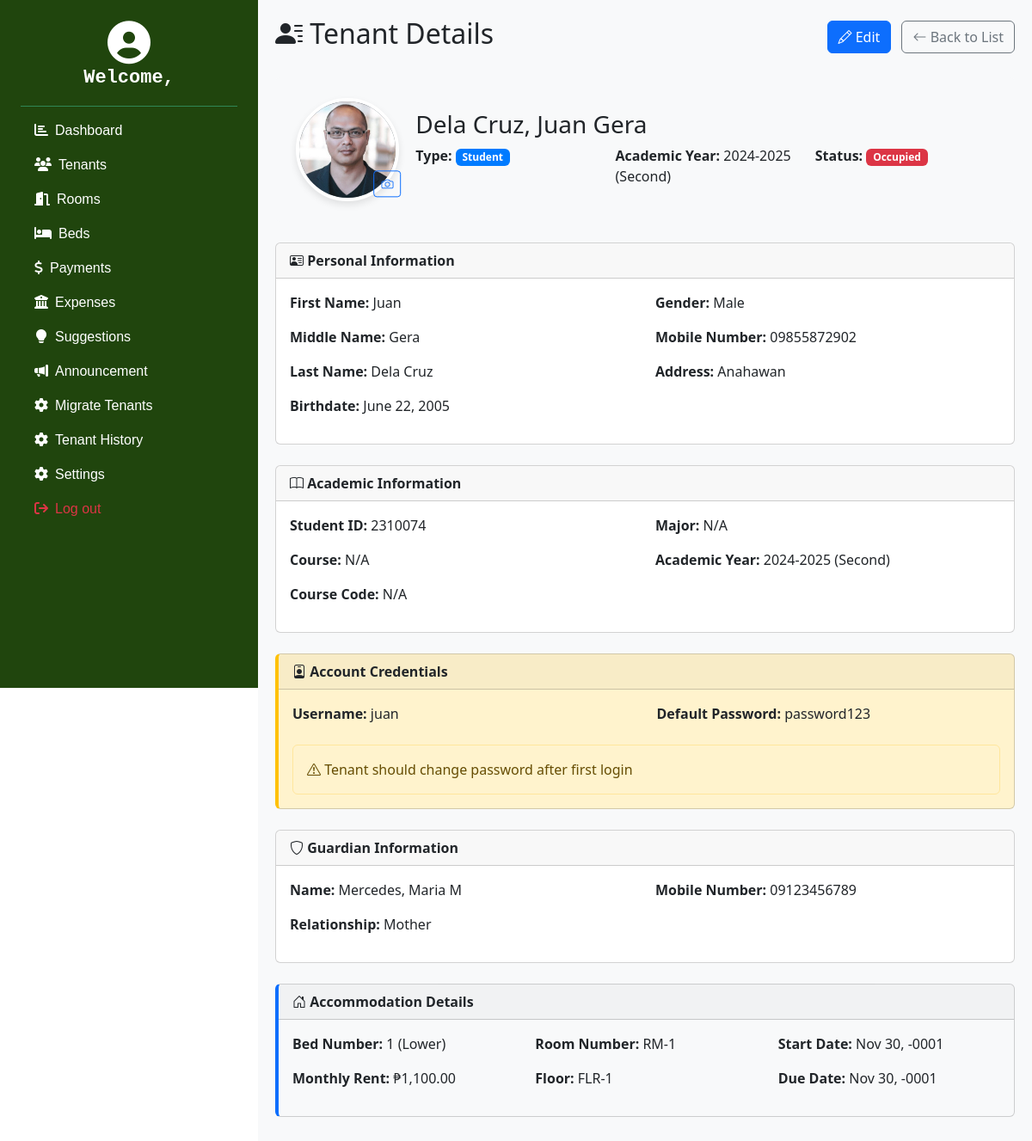
Page /admin/view-tenant.php?id=1 on the committed database.
### tables this page shows
CREATE TABLE `tenants` (
  `tenant_id` int(11) NOT NULL AUTO_INCREMENT,
  `academic_year_id` int(11) NOT NULL,
  `first_name` varchar(120) NOT NULL,
  `last_name` varchar(120) NOT NULL,
  `middle_name` varchar(120) DEFAULT NULL,
  `birthdate` date NOT NULL,
  `address` varchar(250) NOT NULL,
  `gender` enum('M','F') NOT NULL,
  `mobile_no` varchar(11) NOT NULL,
  `guardian_id` int(11) NOT NULL,
  `course_id` int(11) NOT NULL,
  `year_level` enum('1','2','3','4') NOT NULL,
  `tenant_type` enum('Student','Non-Student') DEFAULT NULL,
  `profile_picture` varchar(225) DEFAULT NULL,
  `student_id` varchar(20) NOT NULL DEFAULT 'Student',
  `is_student` tinyint(1) NOT NULL DEFAULT 1,
  `user_id` int(11) NOT NULL,
  `is_willing_to_continue` tinyint(1) NOT NULL DEFAULT 0,
  PRIMARY KEY (`tenant_id`),
  KEY `FK_guardians_TO_tenants` (`guardian_id`),
  KEY `FK_course_TO_tenants` (`course_id`),
  KEY `FK_academic_years_TO_tenants` (`academic_year_id`),
  KEY `fk_tenants_user` (`user_id`),
  CONSTRAINT `FK_academic_years_TO_tenants` FOREIGN KEY (`academic_year_id`) REFERENCES `academic_years` (`academic_year_id`),
  CONSTRAINT `FK_course_TO_tenants` FOREIGN KEY (`course_id`) REFERENCES `course` (`course_id`),
  CONSTRAINT `FK_guardians_TO_tenants` FOREIGN KEY (`guardian_id`) REFERENCES `guardians` (`guardian_id`),
  CONSTRAINT `fk_tenants_user` FOREIGN KEY (`user_id`) REFERENCES `users` (`user_id`) ON DELETE CASCADE ON UPDATE CASCADE
);

CREATE TABLE `academic_years` (
  `academic_year_id` int(11) NOT NULL AUTO_INCREMENT,
  `start_year` year(4) NOT NULL,
  `end_year` year(4) NOT NULL,
  `semester` enum('First','Second','Summer') DEFAULT NULL,
  `is_current` tinyint(1) DEFAULT 0,
  PRIMARY KEY (`academic_year_id`)
);

CREATE TABLE `beds` (
  `bed_id` int(11) NOT NULL AUTO_INCREMENT,
  `bed_no` int(11) NOT NULL,
  `status` enum('Vacant','Occupied') DEFAULT 'Vacant',
  `deck` enum('Upper','Lower') DEFAULT NULL,
  `monthly_rent` decimal(10,2) NOT NULL,
  `room_id` int(11) NOT NULL,
  `bed_type` enum('Single','Double') NOT NULL,
  PRIMARY KEY (`bed_id`),
  KEY `FK_rooms_TO_beds` (`room_id`),
  CONSTRAINT `FK_rooms_TO_beds` FOREIGN KEY (`room_id`) REFERENCES `rooms` (`room_id`)
);

CREATE TABLE `users` (
  `user_id` int(11) NOT NULL AUTO_INCREMENT,
  `username` varchar(50) NOT NULL,
  `password` varchar(120) NOT NULL,
  `role` enum('Admin','Tenant') NOT NULL,
  PRIMARY KEY (`user_id`),
  UNIQUE KEY `username` (`username`)
);

CREATE TABLE `guardians` (
  `guardian_id` int(11) NOT NULL AUTO_INCREMENT,
  `last_name` varchar(120) NOT NULL,
  `first_name` varchar(120) NOT NULL,
  `middle_name` varchar(120) DEFAULT NULL,
  `mobile_no` varchar(11) NOT NULL,
  `relationship` varchar(50) NOT NULL,
  PRIMARY KEY (`guardian_id`)
);

CREATE TABLE `rooms` (
  `room_id` int(11) NOT NULL AUTO_INCREMENT,
  `room_no` varchar(10) DEFAULT NULL,
  `capacity` int(11) NOT NULL,
  `floor_id` int(11) NOT NULL,
  `room_image` varchar(255) DEFAULT NULL,
  PRIMARY KEY (`room_id`),
  KEY `FK_floors_TO_rooms` (`floor_id`),
  CONSTRAINT `FK_floors_TO_rooms` FOREIGN KEY (`floor_id`) REFERENCES `floors` (`floor_id`)
);

CREATE TABLE `floors` (
  `floor_id` int(11) NOT NULL AUTO_INCREMENT,
  `floor_no` varchar(10) DEFAULT NULL,
  PRIMARY KEY (`floor_id`)
);

CREATE TABLE `boarding` (
  `boarding_id` int(11) NOT NULL AUTO_INCREMENT,
  `tenant_id` int(11) NOT NULL,
  `bed_id` int(11) NOT NULL,
  `start_date` date NOT NULL,
  `due_date` date NOT NULL,
  PRIMARY KEY (`boarding_id`),
  KEY `FK_tenants_TO_boarding` (`tenant_id`),
  KEY `FK_beds_TO_boarding` (`bed_id`),
  CONSTRAINT `FK_beds_TO_boarding` FOREIGN KEY (`bed_id`) REFERENCES `beds` (`bed_id`),
  CONSTRAINT `FK_tenants_TO_boarding` FOREIGN KEY (`tenant_id`) REFERENCES `tenants` (`tenant_id`)
);

### admin/view-tenant.php (the view, shortened to what this page needs)
<?php
include '../connection/db.php';
$tenantId = (int)$_GET['id'];
try {
    $query = "SELECT t.*,
              g.first_name AS guardian_first_name, g.last_name AS guardian_last_name,
              g.middle_name AS guardian_middle_name, g.mobile_no AS guardian_mobile, g.relationship,
              a.start_year, a.end_year, a.semester,
              b.bed_id, b.bed_no, b.deck, b.monthly_rent, b.status AS bed_status,
              r.room_no, f.floor_no,
              bo.start_date, bo.due_date,
              u.username
              FROM tenants t
              LEFT JOIN guardians g ON t.guardian_id = g.guardian_id
              LEFT JOIN academic_years a ON t.academic_year_id = a.academic_year_id
              LEFT JOIN boarding bo ON t.tenant_id = bo.tenant_id
              LEFT JOIN beds b ON bo.bed_id = b.bed_id
              LEFT JOIN rooms r ON b.room_id = r.room_id
              LEFT JOIN floors f ON r.floor_id = f.floor_id
              LEFT JOIN users u ON t.user_id = u.user_id
              WHERE t.tenant_id = ?";
    $stmt = $conn->prepare($query);
    $stmt->bind_param('i', $tenantId);
    if (!$stmt->execute()) {
        throw new Exception("Failed to fetch tenant data");
    }
    $result = $stmt->get_result();
    $tenant = $result->fetch_assoc();
} catch (Exception $e) {
    $_SESSION['error_message'] = "Error: " . $e->getMessage();
    header("Location: tenant.php");
    exit();
}
?>
<!DOCTYPE html>
<html lang="en">
<head>
    <link href="https://cdn.jsdelivr.net/npm/bootstrap@5.3.0/dist/css/bootstrap.min.css" rel="stylesheet">
    <link rel="stylesheet" href="https://cdn.jsdelivr.net/npm/bootstrap-icons@1.11.1/font/bootstrap-icons.css">
    <link rel="stylesheet" href="CSS/sidebar.css">
    <link rel="stylesheet" href="https://cdnjs.cloudflare.com/ajax/libs/font-awesome/6.4.0/css/all.min.css" /></style>
</head>
<body>
<div class="d-flex">
    <?php include 'includes/sidebar.php'; ?>
    <div class="main-content">
        <div class="d-flex justify-content-between align-items-center mb-4">
            <h2><i class="bi bi-person-lines-fill"></i> Tenant Details</h2>
            <div>
                <a href="edit-tenant.php?id=<?= $tenantId ?>&type=<?= urlencode($tenant['tenant_type']) ?>" class="btn btn-primary me-2">
                    <i class="bi bi-pencil"></i> Edit
                </a>
                <a href="tenant.php" class="btn btn-outline-secondary">
                    <i class="bi bi-arrow-left"></i> Back to List
                </a>
            </div>
        </div>
        <div class="profile-header">
            <div class="row align-items-center">
                <div class="col-md-2 text-center position-relative">
                    <div class="tenant-photo mx-auto">
                        <?php if (!empty($tenant['profile_picture'])): ?>
                            <img src="../uploads/profiles/<?= htmlspecialchars($tenant['profile_picture']) ?>"
                                 alt="<?= htmlspecialchars($tenant['first_name'] . ' ' . $tenant['last_name']) ?>">
                        <?php else: ?>
                            <?= strtoupper(substr($tenant['first_name'], 0, 1) . substr($tenant['last_name'], 0, 1)) ?>
                        <?php endif; ?>
                    </div>
                    <button type="button" class="btn btn-sm btn-outline-primary photo-upload-btn"
                            data-bs-toggle="modal" data-bs-target="#photoModal">
                        <i class="bi bi-camera"></i>
                    </button>
                </div>
                <div class="col-md-10">
                    <h3><?= htmlspecialchars($tenant['last_name'] . ', ' . $tenant['first_name'] . ' ' . ($tenant['middle_name'] ?? '')) ?></h3>
                    <div class="row">
                        <div class="col-md-4">
                            <p class="mb-1"><strong>Type:</strong>
                                <span class="badge <?= $tenant['tenant_type'] === 'Student' ? 'student-badge' : 'non-student-badge' ?>">
                                    <?= $tenant['tenant_type'] ?>
                                </span>
                            </p>
                        </div>
                        <div class="col-md-4">
                            <p class="mb-1"><strong>Academic Year:</strong>
                                <?= $tenant['start_year'] ?? 'N/A' ?>-<?= $tenant['end_year'] ?? 'N/A' ?>
                                <?= isset($tenant['semester']) ? '(' . $tenant['semester'] . ')' : '' ?>
                            </p>
                        </div>
                        <div class="col-md-4">
                            <p class="mb-1"><strong>Status:</strong>
                                <span class="badge <?= ($tenant['bed_status'] ?? '') === 'Occupied' ? 'badge-occupied' : 'badge-secondary' ?>">
                                    <?= $tenant['bed_status'] ?? 'Not Assigned' ?>
                                </span>
                            </p>
                        </div>
                    </div>
                </div>
            </div>
        </div>
        <div class="card detail-card">
            <div class="card-header">
                <i class="bi bi-person-vcard"></i> Personal Information
            </div>
            <div class="card-body">
                <div class="row">
                    <div class="col-md-6">
                        <p><strong>First Name:</strong> <?= htmlspecialchars($tenant['first_name']) ?></p>
                        <p><strong>Middle Name:</strong> <?= htmlspecialchars($tenant['middle_name'] ?? 'N/A') ?></p>
                        <p><strong>Last Name:</strong> <?= htmlspecialchars($tenant['last_name']) ?></p>
                        <p><strong>Birthdate:</strong> <?= date('F j, Y', strtotime($tenant['birthdate'])) ?></p>
                    </div>
                    <div class="col-md-6">
                        <p><strong>Gender:</strong> <?= $tenant['gender'] === 'M' ? 'Male' : 'Female' ?></p>
                        <p><strong>Mobile Number:</strong> <?= htmlspecialchars($tenant['mobile_no']) ?></p>
                        <p><strong>Address:</strong> <?= htmlspecialchars($tenant['address']) ?></p>
                    </div>
                </div>
            </div>
        </div>
        <?php if ($tenant['tenant_type'] === 'Student'): ?>
        <div class="card detail-card">
            <div class="card-header">
                <i class="bi bi-book"></i> Academic Information
            </div>
            <div class="card-body">
                <div class="row">
                    <div class="col-md-6">
                        <p><strong>Student ID:</strong> <?= htmlspecialchars($tenant['student_id'] ?? 'N/A') ?></p>
                        <p><strong>Course:</strong> <?= htmlspecialchars($tenant['course_description'] ?? 'N/A') ?></p>
                        <p><strong>Course Code:</strong> <?= htmlspecialchars($tenant['course_code'] ?? 'N/A') ?></p>
                    </div>
                    <div class="col-md-6">
                        <p><strong>Major:</strong> <?= htmlspecialchars($tenant['major'] ?? 'N/A') ?></p>
                        <p><strong>Academic Year:</strong> <?= $tenant['start_year'] ?>-<?= $tenant['end_year'] ?> (<?= $tenant['semester'] ?>)</p>
                    </div>
                </div>
            </div>
        </div>
        <?php endif; ?>
        <?php if (!empty($tenant['username'])): ?>
        <div class="card detail-card credentials-alert">
            <div class="card-header">
                <i class="bi bi-person-badge"></i> Account Credentials
            </div>
            <div class="card-body">
                <div class="row">
                    <div class="col-md-6">
                        <p><strong>Username:</strong> <?= htmlspecialchars($tenant['username']) ?></p>
                    </div>
                    <div class="col-md-6">
                        <p><strong>Default Password:</strong> password123</p>
                    </div>
                </div>
                <div class="alert alert-warning mt-2 mb-0">
                    <i class="bi bi-exclamation-triangle"></i> Tenant should change password after first login
                </div>
            </div>
        </div>
        <?php endif; ?>
        <?php if (!empty($tenant['guardian_first_name'])): ?>
        <div class="card detail-card">
            <div class="card-header">
                <i class="bi bi-shield"></i> Guardian Information
            </div>
            <div class="card-body">
                <div class="row">
                    <div class="col-md-6">
                        <p><strong>Name:</strong> <?= htmlspecialchars($tenant['guardian_last_name'] . ', ' . $tenant['guardian_first_name'] . ' ' . ($tenant['guardian_middle_name'] ?? '')) ?></p>
                        <p><strong>Relationship:</strong> <?= htmlspecialchars($tenant['relationship'] ?? 'N/A') ?></p>
                    </div>
                    <div class="col-md-6">
                        <p><strong>Mobile Number:</strong> <?= htmlspecialchars($tenant['guardian_mobile'] ?? 'N/A') ?></p>
                    </div>
                </div>
            </div>
        </div>
        <?php endif; ?>
        <div class="card detail-card <?= $tenant['bed_no'] ? 'current-assignment' : '' ?>">
            <div class="card-header">
                <i class="bi bi-house-door"></i> Accommodation Details
            </div>
            <div class="card-body">
                <?php if ($tenant['bed_no']): ?>
                <div class="row">
                    <div class="col-md-4">
                        <p><strong>Bed Number:</strong> <?= $tenant['bed_no'] ?> (<?= $tenant['deck'] ?>)</p>
                        <p><strong>Monthly Rent:</strong> ₱<?= number_format($tenant['monthly_rent'], 2) ?></p>
                    </div>
                    <div class="col-md-4">
                        <p><strong>Room Number:</strong> <?= $tenant['room_no'] ?></p>
                        <p><strong>Floor:</strong> <?= $tenant['floor_no'] ?></p>
                    </div>
                    <div class="col-md-4">
                        <p><strong>Start Date:</strong> <?= date('M j, Y', strtotime($tenant['start_date'])) ?></p>
                        <p><strong>Due Date:</strong> <?= date('M j, Y', strtotime($tenant['due_date'])) ?></p>
                    </div>
                </div>
                <?php else: ?>
                <div class="alert alert-info text-center mb-0">
                    <i class="bi bi-info-circle"></i> No bed currently assigned to this tenant
                </div>
                <?php endif; ?>
            </div>
        </div>
    </div>
</div>
</body>
</html>

### rows in the picture
tenants: profile_picture (picture), last_name+first_name+middle_name "Dela Cruz, Juan Gera", tenant_type "Student", academic_year.start_year "2024", academic_year.end_year "2025", academic_year.semester "Second", beds.status "Occupied", first_name "Juan", middle_name "Gera", last_name "Dela Cruz", birthdate "June 22, 2005", mobile_no "09855872902", address "Anahawan", student "2310074", user.username "juan", guardian.middle_name "Mercedes, Maria M", guardian.relationship "Mother", guardian.mobile_no "09123456789", beds.bed_no "1", beds.deck "Lower", beds.monthly_rent "1,100.00", rooms.room_no "RM-1", floors.floor_no "FLR-1", boarding.start_date "Nov 30, -0001", boarding.due_date "Nov 30, -0001"

### other values in the picture
$tenant['course_description'] "N/A"
$tenant['course_code'] "N/A"
$tenant['major'] "N/A"
